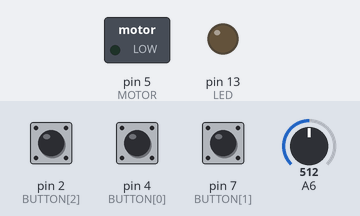
A sketch run on a simulated Arduino Nano, built with avr-gcc and run on an emulated ATmega328P. On the bench: switched loads named in the sketch (green lamp = pin HIGH), output pins drawn as LEDs (lit = HIGH). The inputs (shaded band) are chosen by the test bench; at power-on: pin 2 (BUTTON[2]) HIGH, pin 4 (BUTTON[0]) HIGH, pin 7 (BUTTON[1]) HIGH, A6 = 512. Random numbers use the default seed unless the sketch sets one.

Above: at 1.2 s.
1.3 s: pin 2 (BUTTON[2]) pulled LOW for 0.15 s
At 2.4 s:
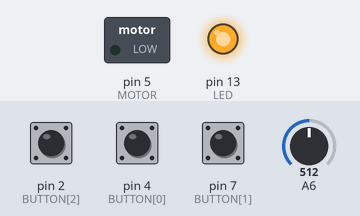
4.3 s: pin 2 (BUTTON[2]) pulled LOW for 1 s
At 8.0 s:
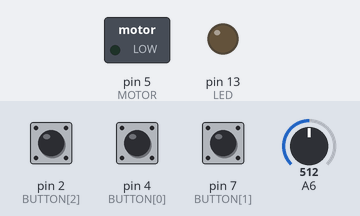
8.3 s: pin 4 (BUTTON[0]) pulled LOW for 0.15 s
At 8.95 s:
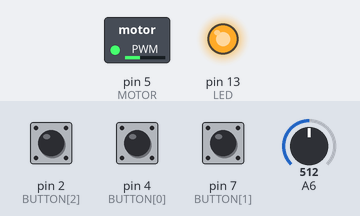
11.4 s: pin 7 (BUTTON[1]) pulled LOW for 0.15 s
14.4 s: pin 4 (BUTTON[0]) pulled LOW for 1 s
17.4 s: pin 7 (BUTTON[1]) pulled LOW for 1 s
Timing chart, 0 to 21.4 s (numbered marks = the images above; inputs shaded):
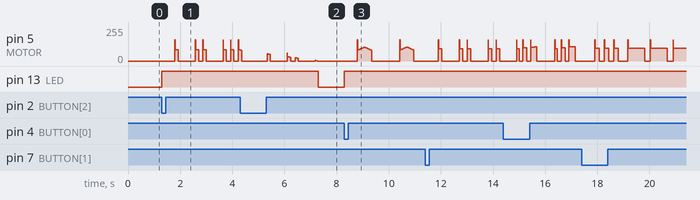

The sketch:

massage_programs.ino
```cpp
#include <avr/sleep.h>
#include <avr/pgmspace.h>

const int MOTOR = 5;
const int LED = 13;  // נורית L: דולקת כשתוכנית פועלת

// ---- שלוש התוכניות: ירוק, כחול, אדום ----
const int BUTTON[3]            = {4, 7, 2};
const unsigned long SECONDS[3] = {120, 240, 360};   // 2, 4, 6 דקות
const int POWER[3]             = {125, 115, 105};   // עוצמת השיא של כל תוכנית (עד 160)
const int ENTRY_DROP = 20;   // בכניסה וביציאה העוצמה נמוכה ב-20 מהשיא
const int SURGE = 10;        // הגל באמצע השיא: עוד 10 מעל השיא
const unsigned long FINALE_TIME = 5000;  // הגמר: 5 השניות האחרונות

const int MIN_LEVEL = 65;                // מתחת לזה המנוע לא מסתובב
const int KICK = 160;                    // דחיפה קצרה בתחילת כל רטט
const unsigned long GAP_BETWEEN = 500;   // שקט קצר בין מצב למצב
const unsigned long FADE_TIME = 3000;    // היחלשות בסוף
const unsigned long IDLE_SLEEP = 20000;  // שינה אחרי 20 שניות בלי כלום

// ---- המצבים ----
// כל מצב הוא רשימה של קטעים: {זמן במילישניות, עוצמה בהתחלה, עוצמה בסוף}
// עוצמה 0-100 (0 = הפסקה). אם ההתחלה והסוף שונים, העוצמה עולה/יורדת בהדרגה.
struct Seg { uint16_t ms; uint8_t from; uint8_t to; };

// ===== קל-בינוני =====
const Seg P_ROLL[]  PROGMEM = {{100,70,70},{150,0,0},{150,85,85},{150,0,0},{250,100,100},{700,0,0}};
const Seg P_STEPS[] PROGMEM = {{120,90,90},{600,0,0},{120,90,90},{150,0,0},{120,90,90},{600,0,0},
                               {120,90,90},{150,0,0},{120,90,90},{150,0,0},{120,90,90},{900,0,0}};
const Seg P_RAIN[]  PROGMEM = {{1,0,0}};   // נוצר באקראי בזמן אמת
const Seg P_PRESS[] PROGMEM = {{250,40,100},{250,100,40},{1000,0,0}};
const Seg P_HEART[] PROGMEM = {{250,100,100},{150,0,0},{250,85,85},{600,0,0}};
const Seg P_ZIGZAG[] PROGMEM = {{200,90,90},{300,0,0},{600,100,100},{300,0,0}};
// ===== אגרסיבי =====
const Seg P_HAMMER[] PROGMEM = {{700,100,100},{400,0,0}};
const Seg P_KNEAD[]  PROGMEM = {{1000,100,100},{300,0,0},{600,75,75},{300,0,0}};
const Seg P_WAVE[]   PROGMEM = {{1500,30,100},{500,100,100},{1000,100,30},{400,0,0}};
const Seg P_SHOCK[]  PROGMEM = {{120,100,100},{100,0,0},{120,100,100},{100,0,0},{800,100,100},{500,0,0}};
const Seg P_BURSTS[] PROGMEM = {{400,90,90},{200,0,0},{400,90,90},{200,0,0},{400,90,90},{200,0,0},
                                {1200,100,100},{500,0,0}};
const Seg P_ESCAL[]  PROGMEM = {{300,100,100},{300,0,0},{500,100,100},{300,0,0},{700,100,100},{300,0,0},
                                {900,100,100},{600,0,0}};
const Seg P_THUNDER[] PROGMEM = {{100,100,100},{100,60,60},{100,100,100},{100,60,60},{100,100,100},
                                 {100,60,60},{100,100,100},{100,60,60},{100,100,100},{100,60,60},
                                 {100,100,100},{100,60,60},{100,100,100},{100,60,60},{100,100,100},
                                 {100,60,60},{100,100,100},{100,60,60},{100,100,100},{100,60,60},{500,0,0}};
const Seg P_SEWING[] PROGMEM = {{150,100,100},{100,0,0},{150,100,100},{100,0,0},{150,100,100},{100,0,0},
                                {150,100,100},{100,0,0},{150,100,100},{100,0,0},{150,100,100},{100,0,0},
                                {150,100,100},{100,0,0},{150,100,100},{600,0,0}};
const Seg P_BREATH[] PROGMEM = {{2000,20,100},{2000,100,20},{300,0,0}};
const Seg P_SOS[]    PROGMEM = {{200,100,100},{200,0,0},{200,100,100},{200,0,0},{200,100,100},{400,0,0},
                                {700,100,100},{250,0,0},{700,100,100},{250,0,0},{700,100,100},{400,0,0},
                                {200,100,100},{200,0,0},{200,100,100},{200,0,0},{200,100,100},{800,0,0}};
const Seg P_PUMP[]   PROGMEM = {{500,100,100},{500,60,60},{500,100,100},{500,60,60},{500,100,100},
                                {500,60,60},{500,0,0}};
// ===== גמר: 3 פטישים ורטט שנחלש =====
const Seg P_FINALE[] PROGMEM = {{700,100,100},{400,0,0},{700,100,100},{400,0,0},{700,100,100},{400,0,0},
                                {1500,80,20},{400,0,0}};

#define N(a) (sizeof(a) / sizeof(a[0]))
const Seg* const PATTERN[18] = {P_ROLL, P_STEPS, P_RAIN, P_PRESS, P_HEART, P_ZIGZAG,
                                P_HAMMER, P_KNEAD, P_WAVE, P_SHOCK, P_BURSTS, P_ESCAL,
                                P_THUNDER, P_SEWING, P_BREATH, P_SOS, P_PUMP, P_FINALE};
const uint8_t PATTERN_LEN[18] = {N(P_ROLL), N(P_STEPS), N(P_RAIN), N(P_PRESS), N(P_HEART), N(P_ZIGZAG),
                                 N(P_HAMMER), N(P_KNEAD), N(P_WAVE), N(P_SHOCK), N(P_BURSTS), N(P_ESCAL),
                                 N(P_THUNDER), N(P_SEWING), N(P_BREATH), N(P_SOS), N(P_PUMP), N(P_FINALE)};
const int RAIN = 2;
const int FINALE = 17;

// הסיכוי של כל מצב בכל תוכנית
//          | קל-בינוני: גלגול מדרגות גשם לחיצה דופק זיגזג | אגרסיבי: פטיש לישה גל הלם סדרות מדרגות-עולות רעם תפירה נשימה SOS משאבה
const uint8_t WEIGHT[3][17] = {
  /* ירוק */ {10, 10, 10, 10, 10, 10,   4, 4, 4, 4, 4, 4, 4, 3, 3, 3, 3},
  /* כחול */ { 6,  6,  6,  6,  6,  6,   6, 6, 6, 6, 6, 6, 6, 6, 6, 6, 6},
  /* אדום */ { 3,  3,  2,  2,  3,  2,   8, 8, 8, 8, 8, 7, 8, 8, 7, 8, 7}};
// בכניסה וביציאה (בכל התוכניות): בעיקר קל-בינוני
const uint8_t CALM_WEIGHT[17] = {10, 10, 10, 10, 10, 10,   1, 1, 1, 1, 1, 1, 1, 1, 1, 1, 1};

// ---- מצב התוכנית ----
int program = -1;
bool fading = false, userStopped = false;
int pausedProgram = -1;
unsigned long pausedElapsed = 0;
unsigned long programStart = 0, fadeStart = 0, lastActivity = 0;

// ---- המצב הנוכחי ----
int style = -1;
unsigned long styleEnd = 0;
int tempo = 100;                 // שינוי קטן אקראי בקצב (85%-115%)
int power = 0;                   // העוצמה של התוכנית ברגע הזה (משתנה לפי השלב)
int seg = 0;                     // הקטע הנוכחי בתוך המצב
unsigned long segStart = 0, segLen = 0;
uint8_t segFrom = 0, segTo = 0;
bool prevWasOff = true;          // הקטע הקודם היה הפסקה (בשביל הדחיפה)

bool lastState[3] = {HIGH, HIGH, HIGH};
unsigned long lastChange[3] = {0, 0, 0};

bool pressed(int i) {
  bool now = digitalRead(BUTTON[i]);
  if (now != lastState[i] && millis() - lastChange[i] > 50) {
    lastChange[i] = millis();
    lastState[i] = now;
    if (now == LOW) return true;
  }
  return false;
}

unsigned long cycleLength(int s) {
  unsigned long total = 0;
  for (int i = 0; i < PATTERN_LEN[s]; i++) total += pgm_read_word(&PATTERN[s][i].ms);
  return total;
}

// טוען את הקטע הבא של המצב
void loadSegment(unsigned long now) {
  prevWasOff = (segTo == 0 && segFrom == 0);
  if (style == RAIN) {                       // גשם: נגיעות וזמנים אקראיים
    if (seg % 2 == 0) { segLen = random(80, 251); segFrom = segTo = random(70, 101); }
    else              { segLen = random(200, 801); segFrom = segTo = 0; }
  } else {
    const Seg* p = &PATTERN[style][seg % PATTERN_LEN[style]];
    segLen  = (unsigned long)pgm_read_word(&p->ms) * tempo / 100;
    segFrom = pgm_read_byte(&p->from);
    segTo   = pgm_read_byte(&p->to);
  }
  segStart = now;
  seg++;
}

// בוחר מצב אקראי לפי הסיכויים, אף פעם לא אותו מצב פעמיים ברצף
void pickStyle(unsigned long now, bool calm) {
  const uint8_t* w = calm ? CALM_WEIGHT : WEIGHT[program];
  int total = 0;
  for (int s = 0; s < 17; s++) if (s != style) total += w[s];
  int r = random(total);
  for (int s = 0; s < 17; s++) {
    if (s == style) continue;
    r -= w[s];
    if (r < 0) { style = s; break; }
  }
  bool longStyle = (style != RAIN && cycleLength(style) > 3000);
  styleEnd = now + GAP_BETWEEN + (longStyle ? random(8000, 10001) : random(6000, 8001));
  tempo = random(85, 116);
  seg = 0;
  segStart = now; segLen = GAP_BETWEEN; segFrom = segTo = 0;   // שקט קצר לפני המצב החדש
}

void startFinale(unsigned long now) {
  style = FINALE;
  styleEnd = 0xFFFFFFFFUL;   // נמשך עד סוף התוכנית
  tempo = 100;
  seg = 0;
  segStart = now; segLen = 1; segFrom = segTo = 0;
}

// עוצמת התוכנית לפי השלב: כניסה (20%) -> שיא עם גל באמצע (60%) -> יציאה (20%)
int phasePower(unsigned long elapsed, unsigned long total) {
  long top = POWER[program];
  long f = (long)(elapsed * 1000UL / total);           // 0..1000
  if (f < 200) return top - ENTRY_DROP + ENTRY_DROP * f / 200;
  if (f < 800) {
    long d = f - 500; if (d < 0) d = -d;                 // מרחק מאמצע התוכנית
    if (d < 100) return top + SURGE * (100 - d) / 100;   // הגל באמצע השיא
    return top;
  }
  return top - ENTRY_DROP * (f - 800) / 200;
}

int toPWM(int percent) {
  if (percent <= 0) return 0;
  return MIN_LEVEL + (long)(power - MIN_LEVEL) * percent / 100;
}

// העוצמה של המנוע ברגע הזה
int massageLevel(unsigned long now) {
  unsigned long total = SECONDS[program] * 1000UL;
  unsigned long elapsed = now - programStart;
  if (elapsed > total) elapsed = total;
  if (elapsed + FINALE_TIME >= total) {
    if (style != FINALE) startFinale(now);
    power = POWER[program];
  } else {
    power = phasePower(elapsed, total);
    long f = (long)(elapsed * 1000UL / total);
    if (style < 0 || now >= styleEnd) pickStyle(now, f < 200 || f >= 800);
  }
  while (now - segStart >= segLen) loadSegment(segStart + segLen);
  unsigned long t = now - segStart;
  int percent = segFrom + ((long)segTo - segFrom) * (long)t / (long)segLen;
  if (percent <= 0) return 0;
  if (prevWasOff && t < 12) return KICK;     // דחיפה בתחילת רטט
  return toPWM(percent);
}

void startProgram(int i, unsigned long elapsed, unsigned long now) {
  if (program != i) randomSeed(micros() ^ analogRead(A6));
  program = i;
  programStart = now - elapsed;
  fading = false;
  pausedProgram = -1;
  style = -1;
}

void startFade(unsigned long now, bool byUser) {
  fadeStart = now;
  fading = true;
  userStopped = byUser;
  pausedElapsed = now - programStart;
}

ISR(PCINT2_vect) {}  // לחיצה על כפתור מעירה את הארדואינו

void goToSleep() {
  analogWrite(MOTOR, 0);
  for (int i = 0; i < 2; i++) {  // שני הבהובים מהירים = הולך לישון
    digitalWrite(LED, HIGH); delay(100);
    digitalWrite(LED, LOW);  delay(100);
  }
  pausedProgram = -1;
  PCMSK2 = bit(PCINT18) | bit(PCINT20) | bit(PCINT23);  // D2, D4, D7
  PCIFR |= bit(PCIF2);
  PCICR |= bit(PCIE2);
  set_sleep_mode(SLEEP_MODE_PWR_DOWN);
  sleep_enable();
  sleep_cpu();
  sleep_disable();
  PCICR &= ~bit(PCIE2);
  lastActivity = millis();
}

void setup() {
  pinMode(MOTOR, OUTPUT);
  pinMode(LED, OUTPUT);
  for (int i = 0; i < 3; i++) pinMode(BUTTON[i], INPUT_PULLUP);
  lastActivity = millis();
}

void loop() {
  unsigned long now = millis();

  for (int i = 0; i < 3; i++) {
    if (!pressed(i)) continue;
    lastActivity = now;
    if (program == i && !fading) {
      startFade(now, true);                    // אותו כפתור = עצירה
    } else if (program == i && fading && userStopped) {
      startProgram(i, pausedElapsed, now);     // לחיצה תוך כדי היחלשות = ממשיך
    } else if (program < 0 && pausedProgram == i) {
      startProgram(i, pausedElapsed, now);     // תוך 20 שניות = ממשיך מאותה נקודה
    } else {
      startProgram(i, 0, now);                 // תוכנית אחרת = מההתחלה
    }
  }

  int level = 0;
  if (program >= 0) {
    if (!fading && now - programStart >= SECONDS[program] * 1000UL) {
      startFade(now, false);                   // התוכנית נגמרה
    }
    level = massageLevel(now);
    if (fading) {
      unsigned long t = now - fadeStart;
      if (t >= FADE_TIME) {
        pausedProgram = userStopped ? program : -1;
        program = -1;
        fading = false;
        lastActivity = now;
        level = 0;
      } else {
        level = (long)level * (FADE_TIME - t) / FADE_TIME;  // נחלש בהדרגה
      }
    }
  }

  analogWrite(MOTOR, level);
  digitalWrite(LED, program >= 0 ? HIGH : LOW);

  if (program < 0 && now - lastActivity >= IDLE_SLEEP) goToSleep();
}
```

Measured:
- after the input at 1.3 s, pin 13 (LED): LOW → HIGH at once
- after the input at 4.3 s, pin 13 (LED): HIGH → LOW after 3.0 s
- after the input at 8.3 s, pin 13 (LED): LOW → HIGH at once
